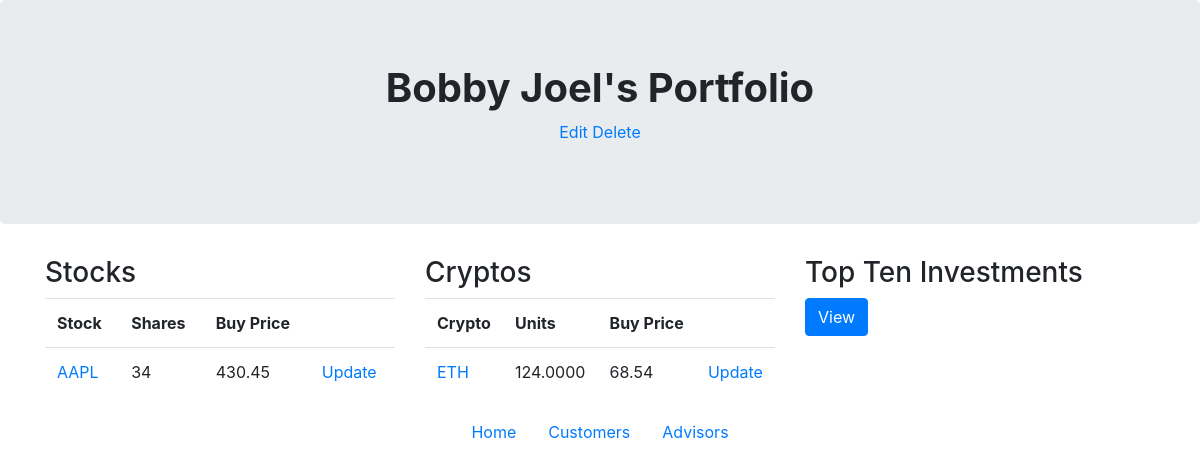
The app's page /customer/1/ with its own data.
### financial/models.py (models this page shows, shortened)
class Customer(models.Model):
    name = models.CharField(max_length=50)
    address = models.CharField(max_length=50)
    city = models.CharField(max_length=30)
    state = models.CharField(max_length=30)
    zip = models.DecimalField(max_digits=5, decimal_places=0)
    email = models.CharField(max_length=50)
    phone = models.CharField(max_length=12)

class Stock(models.Model):
    customer = models.ForeignKey('Customer', on_delete=models.CASCADE)
    symbol = models.CharField(max_length=6)
    name = models.CharField(max_length=30)
    numShares = models.DecimalField(max_digits=10, decimal_places=0)
    buyPrice = models.DecimalField(max_digits=10, decimal_places=2)
    buyDate = models.DateField(default=date.today())

class Crypto(models.Model):
    customer = models.ForeignKey('Customer', on_delete=models.CASCADE)
    symbol = models.CharField(max_length=6)
    name = models.CharField(max_length=30)
    numCoins = models.DecimalField(max_digits=15, decimal_places=4)
    buyPrice = models.DecimalField(max_digits=7, decimal_places=2)
    buyDate = models.DateField(default=date.today())

### financial/views.py (the view)
# urls.py: url(r'^customer/(\d+)/$', views.oneCustomer, name='onecustomer'),
def oneCustomer(request, customer_id):
    customer = get_object_or_404(Customer, pk=customer_id)
    return render(request, 'financial/oneCustomer.html', {'customer': customer})

### financial/templates/financial/oneCustomer.html (shortened to what this page needs)
<!doctype html>
<html lang="en">
  <head>
    <link rel="stylesheet" href="https://maxcdn.bootstrapcdn.com/bootstrap/4.0.0/css/bootstrap.min.css">
  </head>
  <body>
    <div class ="jumbotron text-center">
        <h1><b>{{ customer.name }}'s Portfolio</b></h1>
        <p><a href="./update/">Edit</a> <a href="./delete/"> Delete</a></p>
    </div>
     <div class="container">
        <div class="row">
            <div class="col-sm-4">
                <h3>Stocks</h3>
                <table class="table">
                    <tr>
                        <th>Stock</th>
                        <th>Shares</th>
                        <th>Buy Price</th>
                        <th></th>
                    </tr>
                    {%  for stock in customer.stock_set.all %}
                    <tr>
                        <td><a href="../{{ stock.customer.id }}/s/{{ stock.id }}">{{ stock.symbol }}</a></td>
                        <td>{{ stock.numShares }}</td>
                        <td>{{ stock.buyPrice }}</td>
                        <td><a href="../{{ stock.customer.id }}/s/{{ stock.id }}/update">Update</a></td>
                    </tr>
                    {% endfor %}
                </table>
            </div>
            <div class="col-sm-4">
                <h3>Cryptos</h3>
                <table class="table">
                    <tr>
                        <th>Crypto</th>
                        <th>Units</th>
                        <th>Buy Price</th>
                        <th></th>
                    </tr>
                    {%  for crypto in customer.crypto_set.all %}
                    <tr>
                        <td><a href="../{{ crypto.customer.id }}/c/{{ crypto.id }}">{{ crypto.symbol }}</a></td>
                        <td>{{ crypto.numCoins }}</td>
                        <td>{{ crypto.buyPrice }}</td>
                        <td><a href="../{{ crypto.customer.id }}/c/{{ crypto.id }}/update">Update</a></td>
                    </tr>
                    {% endfor %}
                </table>
            </div>
            <div class="col-sm-4">
                <h3>Top Ten Investments</h3>
                <button type="button" class="btn btn-primary" onclick="location.href = 'http://127.0.0.1:8000/topten/1';">View</button>
            </div>
    </div>
         <div class="container">
        <ul class="nav justify-content-center">
            <li class="nav-item">
                <a class="nav-link" href="http://127.0.0.1:8000">Home</a>
            </li>
            <li class="nav-item">
                <a class="nav-link" href="http://127.0.0.1:8000/customer/">Customers</a>
            </li>
            <li class="nav-item">
                <a class="nav-link" href="http://127.0.0.1:8000/admin/financial/customer/">Advisors</a>
            </li>
        </ul>
    </div>
  </body>
</html>

### records on screen
Customer: name "Bobby Joel"
Stock: symbol "AAPL", numShares "34", buyPrice "430.45"
Crypto: symbol "ETH", numCoins "124.0000", buyPrice "68.54"
